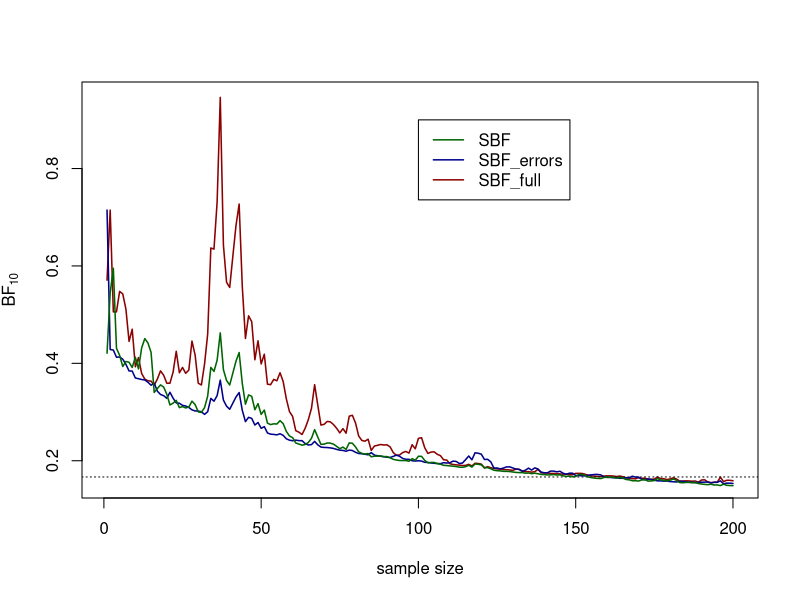

Reproduce this figure in R.
##############################################################################
# R code accompanying Bret, Beffara & Nalborczyk (2018)
# OSF projet: https://osf.io/mwtvk/
# Written by Ladislas Nalborczyk
# E-mail: ladislas.nalborczyk@gmail.com
# Last update: February 13, 2018
#############################################################

# Reanalysig data from a replication of Schnall, Benton, & Harvey (2008, PS)
# OSF link: https://osf.io/apidb/

# Importing SAV file
# d <- foreign::read.spss(file = "rep2.sav", to.data.frame = TRUE)

# Exporting as a CSV file
# write.csv(d, "rep2.csv", row.names = FALSE)

####################################################################
# Importing data
########################################

library(tidyverse)

data <-
    # importing the csv file
    read.csv(file = "rep2.csv") %>%
    # keeping only the relevant columns
    select(Participant., Condition, Madeup_dummy, Exp_Error, mean_vignettes) %>%
    rename(Participant = Participant.)

#######################################################################################
# Codes used by the original authors: https://osf.io/5qhnw/
# Madeup_dummy: “All of my answers are made up.”(1 = yes, 0 = no)
# Exp_Error: Participants for whom errors occurred (filtered out of all analyses)
####################################################################################

# At each step, we should exclude participants who made up answers,
# or wrong trials due to experimenter errors
# i.e., filter(Madeup_dummy != 1, Exp_Error != 1)

data <- 
    data %>%
    mutate(Condition = factor(Condition) ) %>%
    # ordering dataset by participant
    arrange(Participant)

####################################################################################
# Sequential Bayes Factor
####################################################

library(BayesFactor)

# get BayesFactorExtras from github
# devtools::install_github("richarddmorey/BayesFactorExtras", subdir = "BayesFactorExtras")

################################################################################
# Defining the model comparison (the t-test) of interest
########################################################################

tBF <- ttestBF(formula = mean_vignettes ~ Condition, data = data)

################################################################################
# Writing a basic SBF function
########################################################################

# If the "cleaning" argument is set to "full", proceed to sequential outliers
# rejections and errors removal
# If the "cleaning" argument is set to "errors", proceed to errors removal only

# Here (as an example), we remove participants that are outliers on at least one of the
# measures returned by influence.measures()

# If the "blind" argument is true, the function only returns a "continue" or "stop" message,
# depending on the a priori defined threshold

seqBF <- function(BFobject, cleaning = NULL, nmin = 20, step = 1, threshold = 10, blind = TRUE) {
    
    dat <- BFobject@data
    
    nmax <- nrow(dat) %>% as.numeric
    ns <- seq(nmin, nmax, by = step)
    
    #########################################################################
    # Sequential Bayes Factor
    ##########################################
    
    for (i in 1:length(ns) ) {
        
        #########################################################################
        # Preliminary data processing...
        ##########################################
        
        # extracting reduced dataset
        dat2 <- dat[1:ns[i], ]

        # storing the reduced dataset
        BFobject@data <- dat2
        
        # if we want to go for iterative cleaning
        if (cleaning == "full") {
            
            # removing wrong trials and errors
            dat2 <- dat2 %>% filter(Madeup_dummy != 1, Exp_Error != 1)
            
            # fitting an equivalent lm model
            mod <-
                lm(
                    as.formula(BFobject@numerator$`Alt., r=0.707`@identifier$formula),
                    data = dat2
                )
            
            # identifying influential observations
            inf <- influence.measures(mod)
            inf_obs <- apply(inf$is.inf, 1, function(x) !any(x) )
            
            # removing influential observations and storing clean dataset
            BFobject@data <- dat2[inf_obs, ]
            
            } else if (cleaning == "errors") {
            
            # removing wrong trials and errors
            BFobject@data <- dat2 %>% filter(Madeup_dummy != 1, Exp_Error != 1)
            
        }
        
        #########################################################################
        # Bayes Factor computation
        ##########################################
        
        res1 <- recompute(BFobject, progress = FALSE)
        bf <- res1 %>% as.vector %>% as.numeric
        
        if (!exists("res") ) res <- bf else res <- rbind(res, bf)
        
        if (blind == TRUE) {
            
            if (tail(res, 1) < 1 / threshold | tail(res, 1) > threshold) {
                
                res <- "stop the recruitment"
                
            } else {
                
                res <- "continue the recruitment"
            }
        }
        
    }
    
    return(res)
    
}

################################################
# Automated SBF example
##################################

# with iterative cleaning (removing errors + outliers)
seq <- seqBF(tBF, cleaning = "full", nmin = 20, threshold = 6, blind = FALSE)

# with iterative cleaning (only removing errors)
seq2 <- seqBF(tBF, cleaning = "errors", nmin = 20, threshold = 6, blind = FALSE)

# without iterative cleaning
seq3 <- seqBF(tBF, cleaning = FALSE, nmin = 20, threshold = 6, blind = FALSE)

# plotting it
ts.plot(seq, xlab = "sample size", ylab = expression(BF[10]), col = "darkred", lwd = 1.5)
abline(h = 1 / 6, lty = 3)
lines(seq2, col = "darkblue", lwd = 1.5)
lines(seq3, col = "darkgreen", lwd = 1.5)

# adding a legend
legend(
    x = 100, y = 0.9,
    legend = c("SBF", "SBF_errors", "SBF_full"),
    col = c("darkgreen", "darkblue", "darkred"),
    lty = 1, lwd = 1.5)

################################################
# Blind SBF example
##################################

seqBF(tBF, cleaning = FALSE, nmin = 20, threshold = 6, blind = TRUE)
